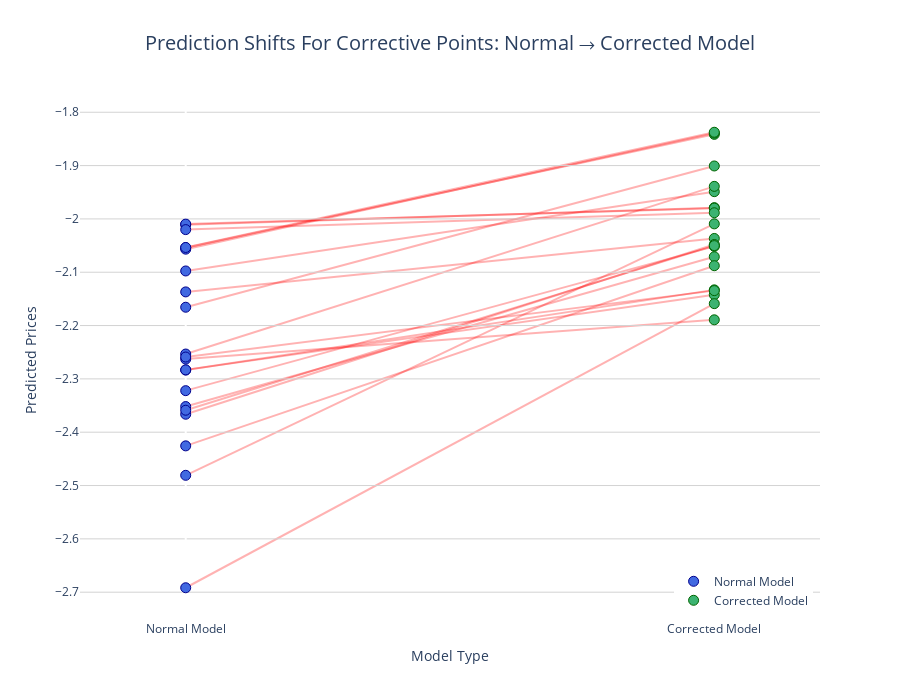

The cell this chart's notebook holds for it:
### Code cell
import plotly.graph_objects as go

# Create figure
fig = go.Figure()

# Fixed x-positions for the two models
x_normal = 0
x_corrected = 1

# Add scatter plots with enhanced styling
fig.add_trace(
    go.Scatter(
        x=[x_normal]*len(y_pred_normal_sampled_points),
        y=y_pred_normal_sampled_points,
        mode='markers',
        name='Normal Model',
        marker=dict(
            size=10,
            color='royalblue',
            symbol='circle',
            line=dict(color='darkblue', width=1)
        )
    )
)

fig.add_trace(
    go.Scatter(
        x=[x_corrected]*len(y_pred_weighted_sampled_points),
        y=y_pred_weighted_sampled_points,
        mode='markers',
        name='Corrected Model',
        marker=dict(
            size=10,
            color='mediumseagreen',
            symbol='circle',
            line=dict(color='darkgreen', width=1)
        )
    )
)

# Convert numpy arrays to pandas Series
y_pred_normal_sampled_points_series = pd.Series(y_pred_normal_sampled_points)
y_pred_weighted_sampled_points_series = pd.Series(y_pred_weighted_sampled_points)

# Add arrows between corresponding points with gradient color
for i in range(len(y_pred_normal_sampled_points_series)):
    fig.add_shape(
        type="path",
        path=f"M {x_normal},{y_pred_normal_sampled_points_series.iloc[i]} L {x_corrected},{y_pred_weighted_sampled_points_series.iloc[i]}",
        line=dict(
            color="rgba(255,0,0,0.3)",
            width=2,
        ),
        layer='below'
    )

# Update layout with better styling and legend at bottom right
fig.update_layout(
    title=dict(
        text='Prediction Shifts For Corrective Points: Normal → Corrected Model',
        x=0.5,
        font=dict(size=20)
    ),
    xaxis=dict(
        ticktext=['Normal Model', 'Corrected Model'],
        tickvals=[x_normal, x_corrected],
        title='Model Type',
        range=[-0.2, 1.2],
        showgrid=False
    ),
    yaxis=dict(
        title='Predicted Prices',
        showgrid=True,
        gridwidth=1,
        gridcolor='lightgray'
    ),
    height=700,
    width=900,
    showlegend=True,
    plot_bgcolor='white',
    paper_bgcolor='white',
    legend=dict(
        yanchor="bottom",
        y=0.01,
        xanchor="right",
        x=0.99
    )
)

fig.show()

### Figure 1 — Plotly figure (JSON) as saved in the notebook; plotly's stock layout.template omitted (floating-point values rounded to 4 significant figures)
{"data": [{"marker": {"color": "royalblue", "line": {"color": "darkblue", "width": 1}, "size": 10, "symbol": "circle"}, "mode": "markers", "name": "Normal Model", "type": "scatter", "x": [0, 0, 0, 0, 0, 0, 0, 0, 0, 0, 0, 0, 0, 0, 0, 0, 0, 0, 0, 0, 0], "y": [-2.352, -2.098, -2.283, -2.253, -2.426, -2.011, -2.322, -2.137, -2.366, -2.054, -2.01, -2.263, -2.359, -2.283, -2.481, -2.02, -2.057, -2.054, -2.259, -2.692, -2.166]}, {"marker": {"color": "mediumseagreen", "line": {"color": "darkgreen", "width": 1}, "size": 10, "symbol": "circle"}, "mode": "markers", "name": "Corrected Model", "type": "scatter", "x": [1, 1, 1, 1, 1, 1, 1, 1, 1, 1, 1, 1, 1, 1, 1, 1, 1, 1, 1, 1, 1], "y": [-2.071, -1.949, -2.133, -1.939, -2.088, -1.979, -2.052, -2.037, -2.048, -1.841, -1.98, -2.189, -2.05, -2.142, -2.009, -1.988, -1.839, -1.837, -2.134, -2.159, -1.901]}], "layout": {"height": 700, "legend": {"x": 0.99, "xanchor": "right", "y": 0.01, "yanchor": "bottom"}, "paper_bgcolor": "white", "plot_bgcolor": "white", "shapes": [{"layer": "below", "line": {"color": "rgba(255,0,0,0.3)", "width": 2}, "path": "M 0,-2.351908374997427 L 1,-2.0709557558721845", "type": "path"}, {"layer": "below", "line": {"color": "rgba(255,0,0,0.3)", "width": 2}, "path": "M 0,-2.09761692376119 L 1,-1.9489013325922564", "type": "path"}, {"layer": "below", "line": {"color": "rgba(255,0,0,0.3)", "width": 2}, "path": "M 0,-2.2834594441161333 L 1,-2.1330743133029717", "type": "path"}, {"layer": "below", "line": {"color": "rgba(255,0,0,0.3)", "width": 2}, "path": "M 0,-2.2534108009859324 L 1,-1.9389543048424698", "type": "path"}, {"layer": "below", "line": {"color": "rgba(255,0,0,0.3)", "width": 2}, "path": "M 0,-2.4256153108336833 L 1,-2.087773313187889", "type": "path"}, {"layer": "below", "line": {"color": "rgba(255,0,0,0.3)", "width": 2}, "path": "M 0,-2.0107984378541515 L 1,-1.978869517467255", "type": "path"}, {"layer": "below", "line": {"color": "rgba(255,0,0,0.3)", "width": 2}, "path": "M 0,-2.3220746286619214 L 1,-2.0515497435734957", "type": "path"}, {"layer": "below", "line": {"color": "rgba(255,0,0,0.3)", "width": 2}, "path": "M 0,-2.136883858435236 L 1,-2.0366414832259445", "type": "path"}, {"layer": "below", "line": {"color": "rgba(255,0,0,0.3)", "width": 2}, "path": "M 0,-2.366302449962664 L 1,-2.0479587662797814", "type": "path"}, {"layer": "below", "line": {"color": "rgba(255,0,0,0.3)", "width": 2}, "path": "M 0,-2.0540430763686475 L 1,-1.8414712150211516", "type": "path"}, {"layer": "below", "line": {"color": "rgba(255,0,0,0.3)", "width": 2}, "path": "M 0,-2.0097173365751964 L 1,-1.9798075779006234", "type": "path"}, {"layer": "below", "line": {"color": "rgba(255,0,0,0.3)", "width": 2}, "path": "M 0,-2.2629042253882474 L 1,-2.1892386490519047", "type": "path"}, {"layer": "below", "line": {"color": "rgba(255,0,0,0.3)", "width": 2}, "path": "M 0,-2.3587809936787916 L 1,-2.0500738813565222", "type": "path"}, {"layer": "below", "line": {"color": "rgba(255,0,0,0.3)", "width": 2}, "path": "M 0,-2.283096663458764 L 1,-2.142211444324989", "type": "path"}, {"layer": "below", "line": {"color": "rgba(255,0,0,0.3)", "width": 2}, "path": "M 0,-2.4808407623553106 L 1,-2.0093066124079866", "type": "path"}, {"layer": "below", "line": {"color": "rgba(255,0,0,0.3)", "width": 2}, "path": "M 0,-2.0200730633697486 L 1,-1.988466720502632", "type": "path"}, {"layer": "below", "line": {"color": "rgba(255,0,0,0.3)", "width": 2}, "path": "M 0,-2.0567458295660357 L 1,-1.8391260639377307", "type": "path"}, {"layer": "below", "line": {"color": "rgba(255,0,0,0.3)", "width": 2}, "path": "M 0,-2.053548778397985 L 1,-1.837488937280998", "type": "path"}, {"layer": "below", "line": {"color": "rgba(255,0,0,0.3)", "width": 2}, "path": "M 0,-2.2590336171662395 L 1,-2.1344960563093625", "type": "path"}, {"layer": "below", "line": {"color": "rgba(255,0,0,0.3)", "width": 2}, "path": "M 0,-2.691679429307004 L 1,-2.1589034341619717", "type": "path"}, {"layer": "below", "line": {"color": "rgba(255,0,0,0.3)", "width": 2}, "path": "M 0,-2.1656488804906306 L 1,-1.9007243690215776", "type": "path"}], "showlegend": true, "title": {"font": {"size": 20}, "text": "Prediction Shifts For Corrective Points: Normal → Corrected Model", "x": 0.5}, "width": 900, "xaxis": {"range": [-0.2, 1.2], "showgrid": false, "ticktext": ["Normal Model", "Corrected Model"], "tickvals": [0, 1], "title": {"text": "Model Type"}}, "yaxis": {"gridcolor": "lightgray", "gridwidth": 1, "showgrid": true, "title": {"text": "Predicted Prices"}}}}
